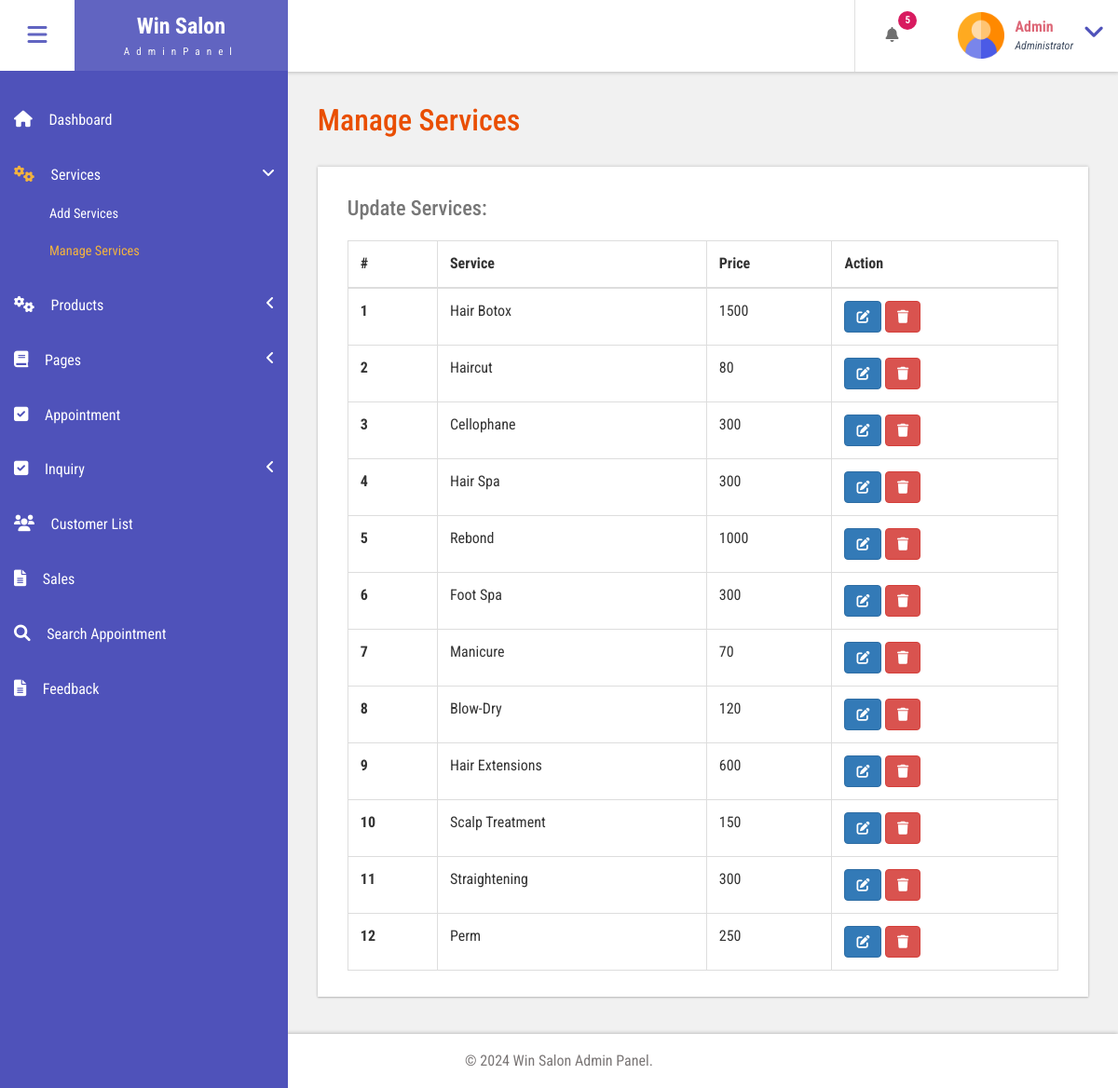
The app's page /bfs/admin/manage-services.php (signed in), older data.
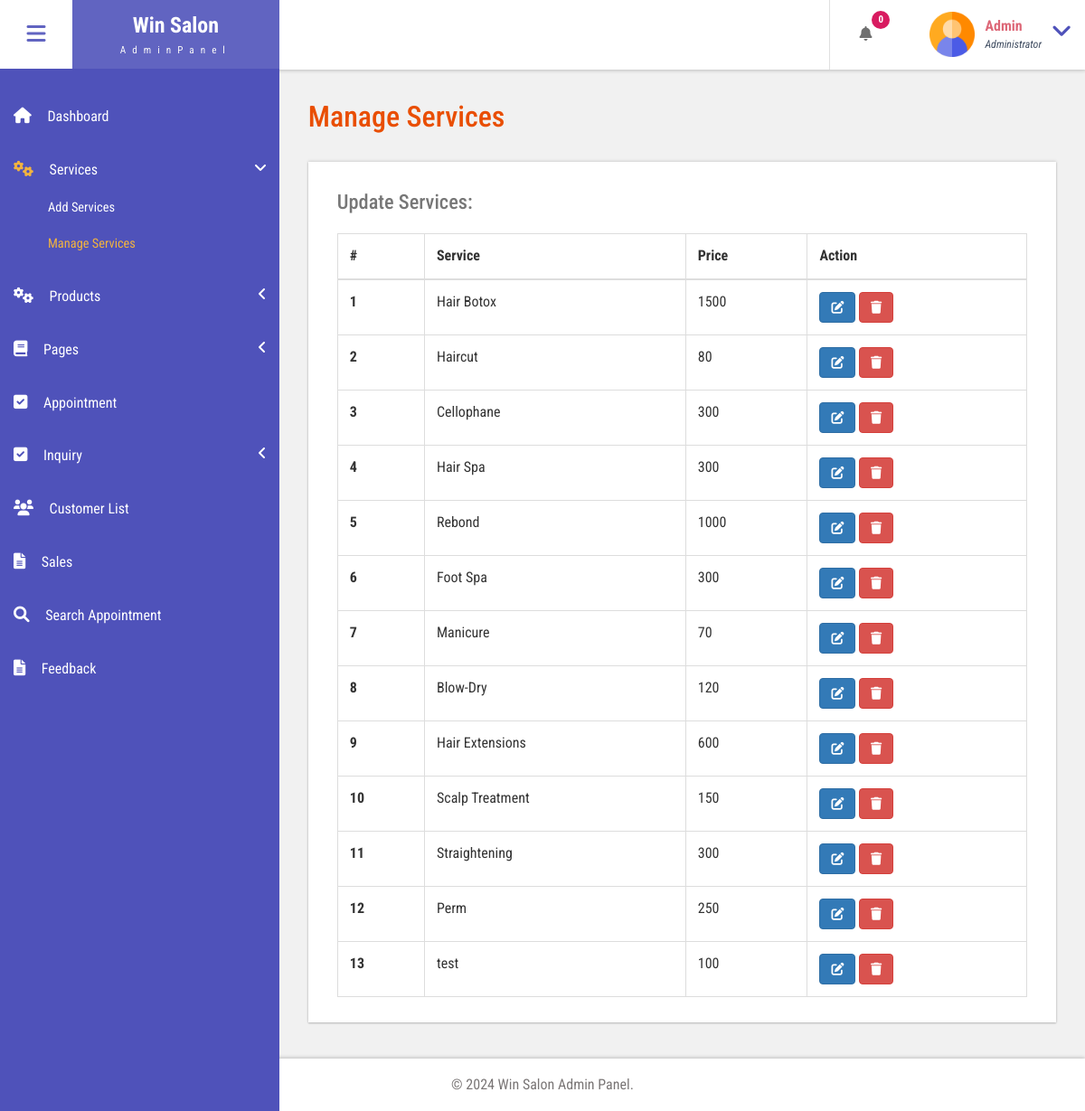
The same page, newer data.
### tables this page shows
CREATE TABLE `tblservices` (
  `ID` int(10) NOT NULL,
  `ServiceName` varchar(200) DEFAULT NULL,
  `ServiceDescription` mediumtext DEFAULT NULL,
  `Cost` int(10) DEFAULT NULL,
  `Image` varchar(200) DEFAULT NULL
);

### bfs/admin/manage-services.php (the view, shortened to what this page needs)
<?php
include('includes/dbconnection.php');
if (strlen($_SESSION['bpmsaid']==0)) {
  header('location:logout.php');
  } else{
  ?>
<!DOCTYPE HTML>
<html>
<head>
<link href="css/bootstrap.css" rel='stylesheet' type='text/css' />
<link href="css/style.css" rel='stylesheet' type='text/css' />
<link href="css/font-awesome.css" rel="stylesheet">
<link href="css/animate.css" rel="stylesheet" type="text/css" media="all">
    <link href="https://cdnjs.cloudflare.com/ajax/libs/font-awesome/6.0.0-beta3/css/all.min.css" rel="stylesheet">
<link href="css/custom.css" rel="stylesheet">
</head>
<body class="cbp-spmenu-push">
	<div class="main-content">
		 <?php include_once('includes/sidebar.php');?>
		 <?php include_once('includes/header.php');?>
		<div id="page-wrapper">
			<div class="main-page">
				<div class="tables">
					<h3 class="title1">Manage Services</h3>
					<div class="table-responsive bs-example widget-shadow">
						<h4>Update Services:</h4>
						<table class="table table-bordered"> <thead>
							<tr>
								<th>#</th>
								<th>Service</th>
								<th>Price</th>
								<th>Action</th>
							</tr>
							</thead>
								<tbody>
<?php
$ret=mysqli_query($con,"select *from  tblservices");
$cnt=1;
while ($row=mysqli_fetch_array($ret)) {
?>
						 <tr> <th scope="row"><?php echo $cnt;?></th>
						 <td><?php  echo $row['ServiceName'];?></td>
						 <td><?php  echo $row['Cost'];?></td>
						 <td>
							<a href="edit-services.php?editid=<?php echo $row['ID'];?>" class="btn btn-primary">
									<i class="fas fa-edit"></i>
							</a>
							<a href="manage-services.php?delid=<?php echo $row['ID'];?>" class="btn btn-danger" onClick="return confirm('Are you sure you want to delete?')">
									<i class="fas fa-trash"></i>
							</a>
						 	</td> </tr>   <?php
$cnt=$cnt+1;
}?></tbody> </table>
					</div>
				</div>
			</div>
		</div>
		 <?php include_once('includes/footer.php');?>
	</div>
</body>
</html>
<?php }  ?>

### bfs/admin/includes/header.php (shortened to what this page needs)
<div class="sticky-header header-section ">
      <div class="header-left">
        <button id="showLeftPush"><i class="fa fa-bars"></i></button>
        <div class="logo">
          <a href="index.html">
            <h1>Win Salon</h1>
            <span>AdminPanel</span>
          </a>
        </div>
      </div>
      <div class="header-right">
        <div class="profile_details_left">
          <ul class="nofitications-dropdown">
            <?php
            $ret1 = mysqli_query($con, "SELECT tbluser.FirstName, tbluser.LastName, tblbook.ID as bid, tblbook.AptNumber
                            FROM tblbook
                            JOIN tbluser ON tbluser.ID = tblbook.UserID
                            WHERE tblbook.Status IS NULL
                            ORDER BY tblbook.ID DESC");
            $num = mysqli_num_rows($ret1);
            ?>
            <li class="dropdown head-dpdn">
              <a href="#" class="dropdown-toggle" data-toggle="dropdown" aria-expanded="false"><i class="fa fa-bell"></i><span class="badge blue"><?php echo $num;?></span></a>
            </li>
          </ul>
          <div class="clearfix"> </div>
        </div>
        <div class="profile_details">
        <?php
$adid=$_SESSION['bpmsaid'];
$ret=mysqli_query($con,"select AdminName from tbladmin where ID='$adid'");
$row=mysqli_fetch_array($ret);
$name=$row['AdminName'];
?>
          <ul>
            <li class="dropdown profile_details_drop">
              <a href="#" class="dropdown-toggle" data-toggle="dropdown" aria-expanded="false">
                <div class="profile_img">
                  <span class="prfil-img"><img src="images/admin.png" alt="" width="50" height="50"> </span>
                  <div class="user-name">
                    <p><?php echo $name; ?></p>
                    <span>Administrator</span>
                  </div>
                  <i class="fa fa-angle-down lnr"></i>
                  <div class="clearfix"></div>
                </div>
              </a>
            </li>
          </ul>
        </div>
      </div>
      <div class="clearfix"> </div>
    </div>

Row changes from the older to the newer data that the page shows:
added tblservices: ServiceName "test", Cost "100"
Text that changed along with them:
$num: "5" → "0"
